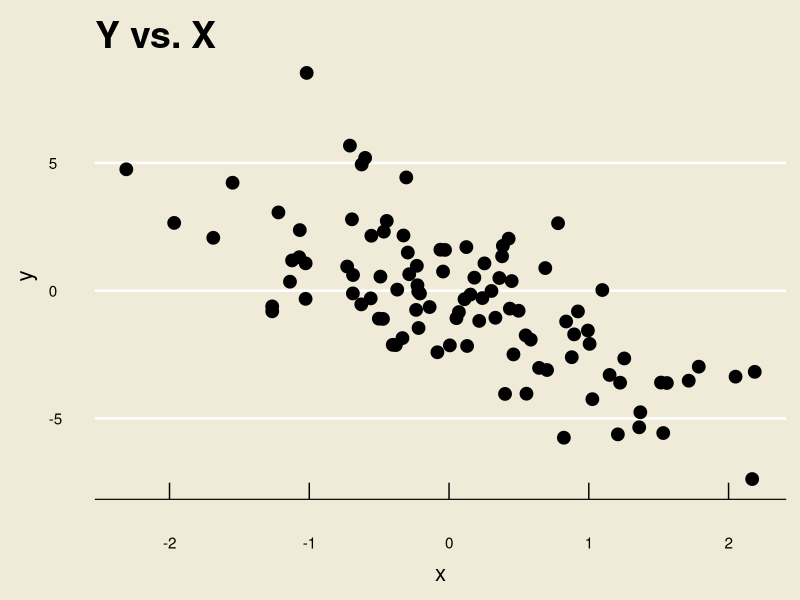
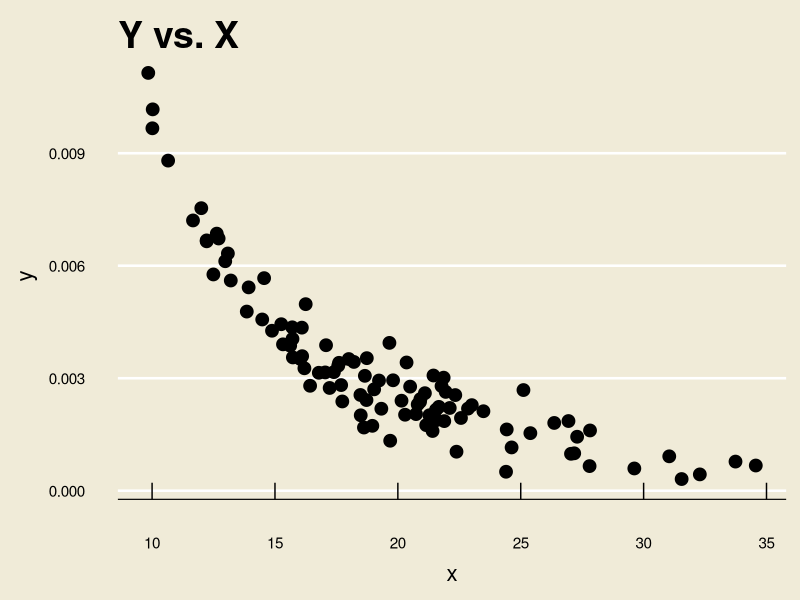
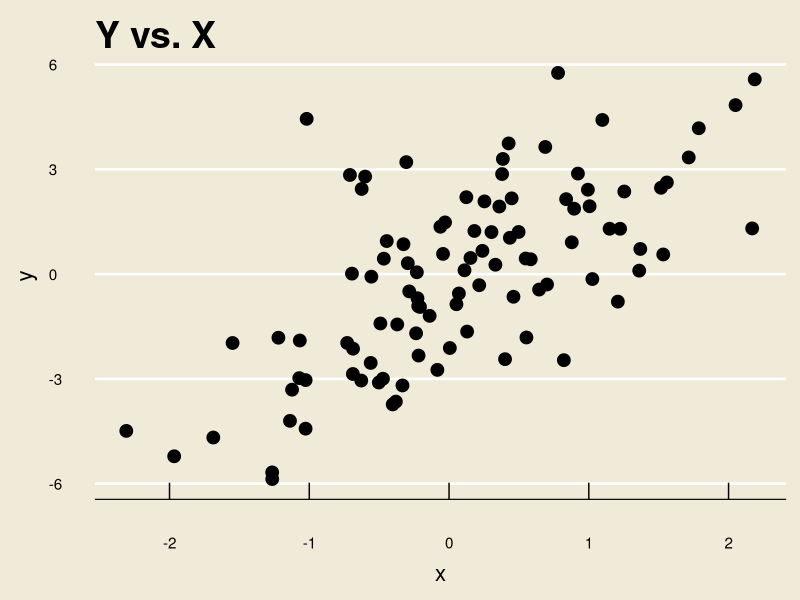
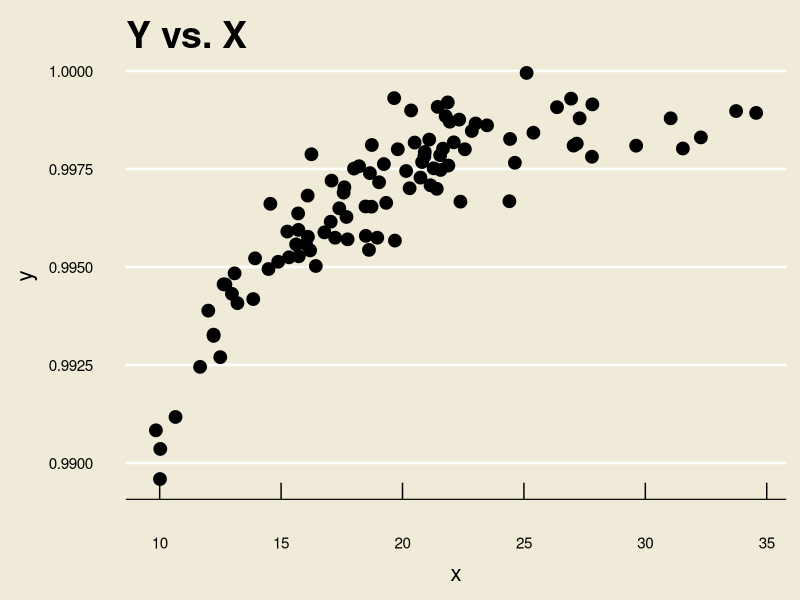
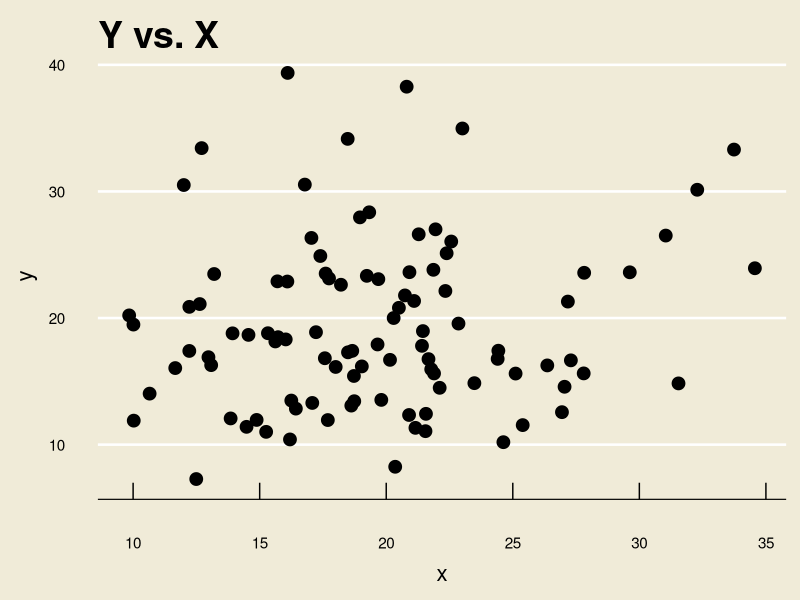
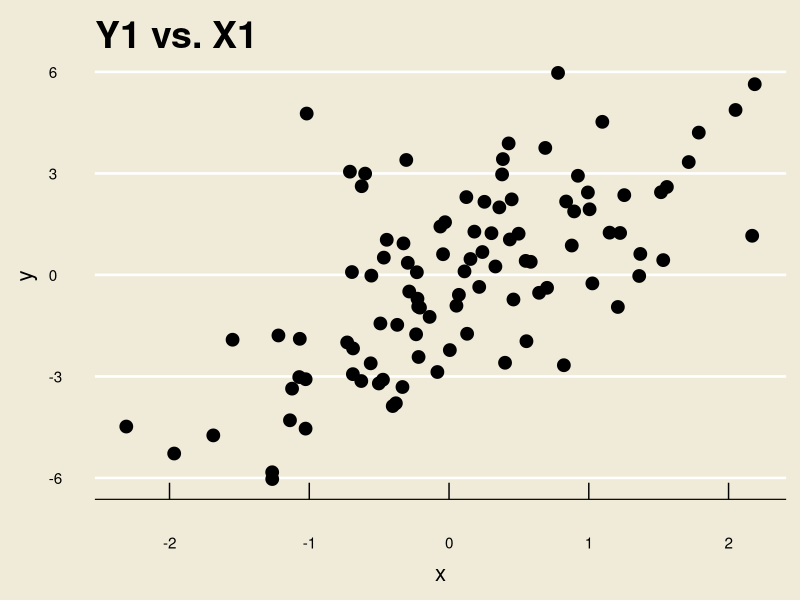
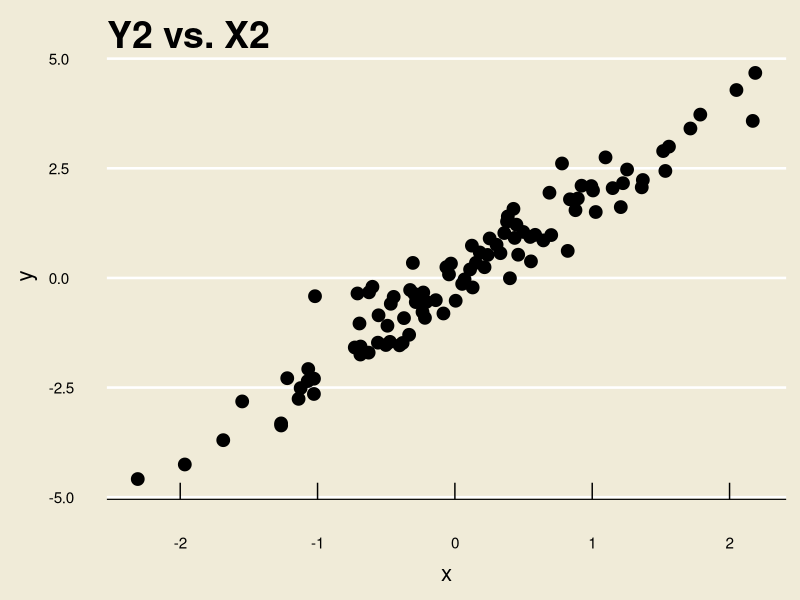

The R source for these figures, in order:
## ---- chunk 1
library(tidyverse)
library(ggthemes)
## ---- chunk 2
set.seed(123)
x <- rnorm(100)
y <- -2 * x + rnorm(100, 0, 2)

data.frame(x, y) %>%
  ggplot(aes(x = x, y = y)) +
  geom_point(size = 4) +
  theme_economist(base_size = 24) +
  ggtitle("Y vs. X") +
  theme(panel.background = element_rect("#f0ebd8"),
        plot.background = element_rect(fill = "#f0ebd8"),
        axis.title.y = element_text(size = 16,
                                    margin = margin(
                                      t = 0, 
                                      r = 10,
                                      b = 0, 
                                      l = 0)),
        axis.title.x = element_text(size = 16,
                                    margin = margin(
                                      t = 10, 
                                      r = 0,
                                      b = 0, 
                                      l = 0)),
        title = element_text(size = 18)
  )
## ---- chunk 3
set.seed(123)
x <- rchisq(100, 20)
y <- (1 / x^2) + rnorm(100, 0, 0.0005)

data.frame(x, y) %>%
  ggplot(aes(x = x, y = y)) +
  geom_point(size = 4) +
  theme_economist(base_size = 24) +
  ggtitle("Y vs. X") +
  theme(panel.background = element_rect("#f0ebd8"),
        plot.background = element_rect(fill = "#f0ebd8"),
        axis.title.y = element_text(size = 16,
                                    margin = margin(
                                      t = 0, 
                                      r = 10,
                                      b = 0, 
                                      l = 0)),
        axis.title.x = element_text(size = 16,
                                    margin = margin(
                                      t = 10, 
                                      r = 0,
                                      b = 0, 
                                      l = 0)),
        title = element_text(size = 18)
  )
## ---- chunk 4
set.seed(123)
x <- rnorm(100)
y <- 2 * x + rnorm(100, 0, 2)

data.frame(x, y) %>%
  ggplot(aes(x = x, y = y)) +
  geom_point(size = 4) +
  theme_economist(base_size = 24) +
  ggtitle("Y vs. X") +
  theme(panel.background = element_rect("#f0ebd8"),
        plot.background = element_rect(fill = "#f0ebd8"),
        axis.title.y = element_text(size = 16,
                                    margin = margin(
                                      t = 0, 
                                      r = 10,
                                      b = 0, 
                                      l = 0)),
        axis.title.x = element_text(size = 16,
                                    margin = margin(
                                      t = 10, 
                                      r = 0,
                                      b = 0, 
                                      l = 0)),
        title = element_text(size = 18)
  )
## ---- chunk 5
set.seed(123)
x <- rchisq(100, 20)
y <- 1 - (1/x^2)  + rnorm(100, 0, 0.0007)

data.frame(x, y) %>%
  ggplot(aes(x = x, y = y)) +
  geom_point(size = 4) +
  theme_economist(base_size = 24) +
  ggtitle("Y vs. X") +
  theme(panel.background = element_rect("#f0ebd8"),
        plot.background = element_rect(fill = "#f0ebd8"),
        axis.title.y = element_text(size = 16,
                                    margin = margin(
                                      t = 0, 
                                      r = 10,
                                      b = 0, 
                                      l = 0)),
        axis.title.x = element_text(size = 16,
                                    margin = margin(
                                      t = 10, 
                                      r = 0,
                                      b = 0, 
                                      l = 0)),
        title = element_text(size = 18)
  )
## ---- chunk 6
set.seed(123)
x <- rchisq(100, 20)
y <- rchisq(100, 20)

data.frame(x, y) %>%
  ggplot(aes(x = x, y = y)) +
  geom_point(size = 4) +
  theme_economist(base_size = 24) +
  ggtitle("Y vs. X") +
  theme(panel.background = element_rect("#f0ebd8"),
        plot.background = element_rect(fill = "#f0ebd8"),
        axis.title.y = element_text(size = 16,
                                    margin = margin(
                                      t = 0, 
                                      r = 10,
                                      b = 0, 
                                      l = 0)),
        axis.title.x = element_text(size = 16,
                                    margin = margin(
                                      t = 10, 
                                      r = 0,
                                      b = 0, 
                                      l = 0)),
        title = element_text(size = 18)
  )
## ---- chunk 7
set.seed(123)
x <- rnorm(100)
y <- 2 * x + rnorm(100, 0, 2.1)

data.frame(x, y) %>%
  ggplot(aes(x = x, y = y)) +
  geom_point(size = 4) +
  theme_economist(base_size = 24) +
  ggtitle("Y1 vs. X1") +
  theme(panel.background = element_rect("#f0ebd8"),
        plot.background = element_rect(fill = "#f0ebd8"),
        axis.title.y = element_text(size = 16,
                                    margin = margin(
                                      t = 0, 
                                      r = 10,
                                      b = 0, 
                                      l = 0)),
        axis.title.x = element_text(size = 16,
                                    margin = margin(
                                      t = 10, 
                                      r = 0,
                                      b = 0, 
                                      l = 0)),
        title = element_text(size = 18)
  )
## ---- chunk 8
set.seed(123)
x <- rnorm(100)
y <- 2 * x + rnorm(100, 0, 0.5)

data.frame(x, y) %>%
  ggplot(aes(x = x, y = y)) +
  geom_point(size = 4) +
  theme_economist(base_size = 24) +
  ggtitle("Y2 vs. X2") +
  theme(panel.background = element_rect("#f0ebd8"),
        plot.background = element_rect(fill = "#f0ebd8"),
        axis.title.y = element_text(size = 16,
                                    margin = margin(
                                      t = 0, 
                                      r = 10,
                                      b = 0, 
                                      l = 0)),
        axis.title.x = element_text(size = 16,
                                    margin = margin(
                                      t = 10, 
                                      r = 0,
                                      b = 0, 
                                      l = 0)),
        title = element_text(size = 18)
  )
